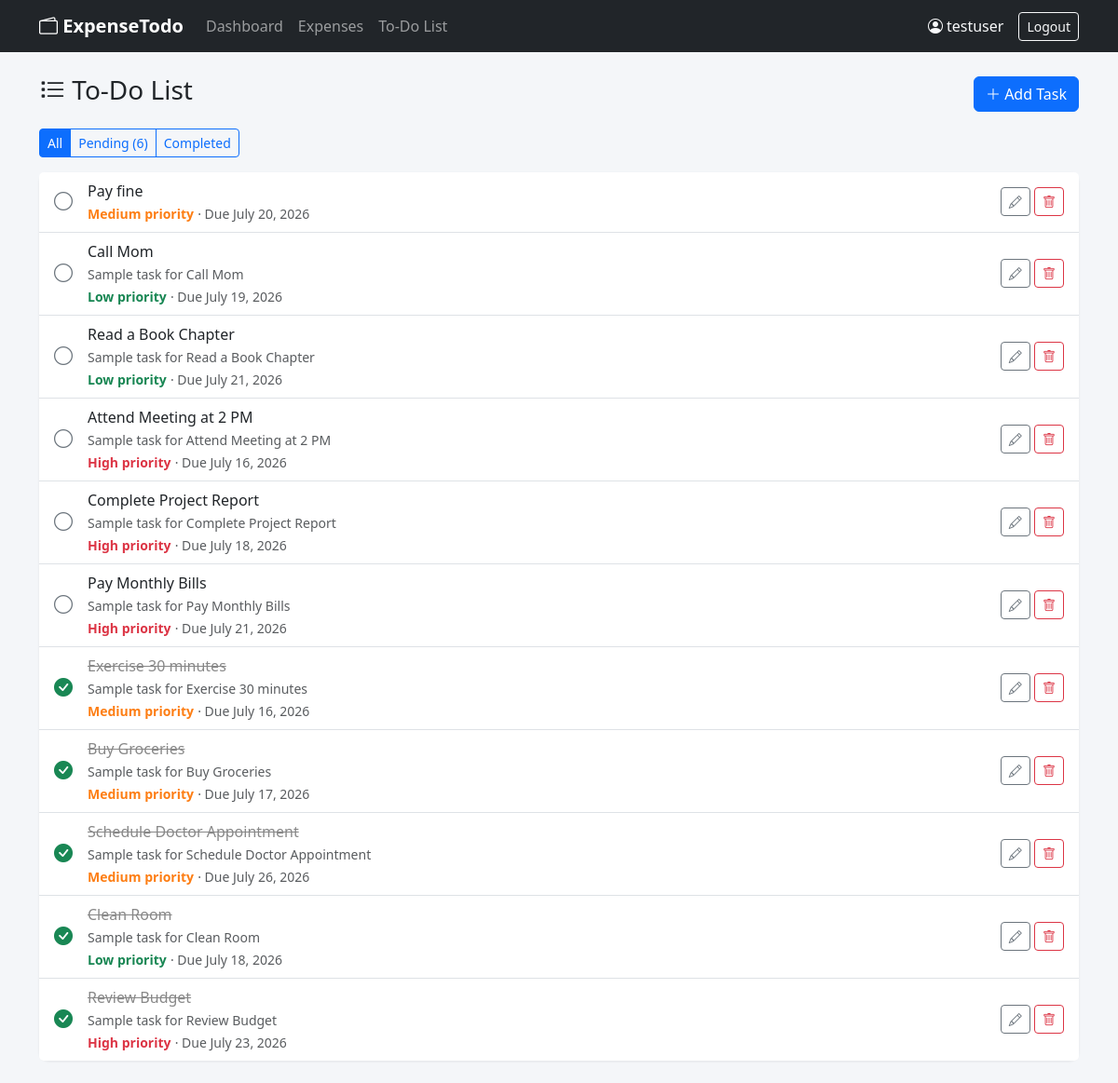
Screenshot of /todos/ (signed in) with the database file from the repository.
### todos/models.py (models this page shows, shortened)
class Todo(models.Model):
    PRIORITY_CHOICES = [
        ('Low', 'Low'),
        ('Medium', 'Medium'),
        ('High', 'High'),
    ]
    user = models.ForeignKey(User, on_delete=models.CASCADE, related_name='todos')
    title = models.CharField(max_length=150)
    description = models.TextField(blank=True)
    priority = models.CharField(max_length=10, choices=PRIORITY_CHOICES, default='Medium')
    due_date = models.DateField(null=True, blank=True)
    completed = models.BooleanField(default=False)
    created_at = models.DateTimeField(auto_now_add=True)
    class Meta:
        ordering = ['completed', '-priority', 'due_date']

### todos/views.py (the view)
# urls.py: path('', views.todo_list, name='todo_list'),
@login_required
def todo_list(request):
    todos = Todo.objects.filter(user=request.user)
    show = request.GET.get('show', 'all')
    if show == 'pending':
        todos = todos.filter(completed=False)
    elif show == 'completed':
        todos = todos.filter(completed=True)
    context = {
        'todos': todos,
        'show': show,
        'pending_count': Todo.objects.filter(user=request.user, completed=False).count(),
    }
    return render(request, 'todos/todo_list.html', context)

### templates/todos/todo_list.html (shortened to what this page needs)
{% extends 'base.html' %}
{% block content %}
<div class="d-flex justify-content-between align-items-center mb-3">
    <h3><i class="bi bi-list-task"></i> To-Do List</h3>
    <a href="{% url 'todo_create' %}" class="btn btn-primary"><i class="bi bi-plus-lg"></i> Add Task</a>
</div>
<div class="mb-3 btn-group">
    <a href="?show=all" class="btn btn-sm {% if show == 'all' %}btn-primary{% else %}btn-outline-primary{% endif %}">All</a>
    <a href="?show=pending" class="btn btn-sm {% if show == 'pending' %}btn-primary{% else %}btn-outline-primary{% endif %}">Pending ({{ pending_count }})</a>
    <a href="?show=completed" class="btn btn-sm {% if show == 'completed' %}btn-primary{% else %}btn-outline-primary{% endif %}">Completed</a>
</div>
<div class="card">
    <ul class="list-group list-group-flush">
        {% for todo in todos %}
        <li class="list-group-item d-flex justify-content-between align-items-center">
            <div class="d-flex align-items-center gap-3">
                <a href="{% url 'todo_toggle' todo.pk %}" class="text-decoration-none fs-5">
                    {% if todo.completed %}<i class="bi bi-check-circle-fill text-success"></i>{% else %}<i class="bi bi-circle text-secondary"></i>{% endif %}
                </a>
                <div>
                    <div class="{% if todo.completed %}completed-task{% endif %}">{{ todo.title }}</div>
                    {% if todo.description %}<small class="text-muted">{{ todo.description }}</small>{% endif %}
                    <div>
                        <span class="priority-{{ todo.priority }} small">{{ todo.priority }} priority</span>
                        {% if todo.due_date %}<span class="text-muted small"> · Due {{ todo.due_date }}</span>{% endif %}
                    </div>
                </div>
            </div>
            <div>
                <a href="{% url 'todo_update' todo.pk %}" class="btn btn-sm btn-outline-secondary"><i class="bi bi-pencil"></i></a>
                <a href="{% url 'todo_delete' todo.pk %}" class="btn btn-sm btn-outline-danger"><i class="bi bi-trash"></i></a>
            </div>
        </li>
        {% empty %}
        <li class="list-group-item text-center text-muted py-4">No tasks here. Add one!</li>
        {% endfor %}
    </ul>
</div>
{% endblock %}

### templates/base.html (shortened to what this page needs)
<!DOCTYPE html>
<html lang="en">
<head>
    <link href="https://cdn.jsdelivr.net/npm/bootstrap@5.3.3/dist/css/bootstrap.min.css" rel="stylesheet">
    <link href="https://cdn.jsdelivr.net/npm/bootstrap-icons@1.11.3/font/bootstrap-icons.css" rel="stylesheet">
</head>
<body>
{% if user.is_authenticated %}
<nav class="navbar navbar-expand-lg navbar-dark bg-dark">
    <div class="container">
        <a class="navbar-brand" href="{% url 'dashboard' %}"><i class="bi bi-wallet2"></i> ExpenseTodo</a>
        <div class="collapse navbar-collapse" id="navMenu">
            <ul class="navbar-nav me-auto">
                <li class="nav-item"><a class="nav-link" href="{% url 'dashboard' %}">Dashboard</a></li>
                <li class="nav-item"><a class="nav-link" href="{% url 'expense_list' %}">Expenses</a></li>
                <li class="nav-item"><a class="nav-link" href="{% url 'todo_list' %}">To-Do List</a></li>
            </ul>
            <ul class="navbar-nav">
                <li class="nav-item d-flex align-items-center me-3 text-light">
                    <i class="bi bi-person-circle me-1"></i> {{ user.username }}
                </li>
                <li class="nav-item">
                    <form method="post" action="{% url 'logout' %}" class="d-inline">
                        <button type="submit" class="btn btn-outline-light btn-sm">Logout</button>
                    </form>
                </li>
            </ul>
        </div>
    </div>
</nav>
{% endif %}
<div class="container my-4">
    {% block content %}{% endblock %}
</div>
</body>
</html>

### templates/base.html (style rules this page uses)
body { background-color: #f4f6f9; }
.navbar-brand { font-weight: 600; }
.card { border: none; box-shadow: 0 1px 3px rgba(0,0,0,0.08); border-radius: 10px; }
.priority-High { color: #dc3545; font-weight: 600; }
.priority-Medium { color: #fd7e14; font-weight: 600; }
.priority-Low { color: #198754; font-weight: 600; }
.completed-task { text-decoration: line-through; color: #888; }

### rows the page displays
Todo: completed False (drawn), title "Pay fine", priority "Medium", due_date "July 20, 2026"
Todo: completed False (drawn), title "Call Mom", description "Sample task for Call Mom", priority "Low", due_date "July 19, 2026"
Todo: completed False (drawn), title "Read a Book Chapter", description "Sample task for Read a Book Chapter", priority "Low", due_date "July 21, 2026"
Todo: completed False (drawn), title "Attend Meeting at 2 PM", description "Sample task for Attend Meeting at 2 PM", priority "High", due_date "July 16, 2026"
Todo: completed False (drawn), title "Complete Project Report", description "Sample task for Complete Project Report", priority "High", due_date "July 18, 2026"
Todo: completed False (drawn), title "Pay Monthly Bills", description "Sample task for Pay Monthly Bills", priority "High", due_date "July 21, 2026"
Todo: completed True (drawn), title "Exercise 30 minutes", description "Sample task for Exercise 30 minutes", priority "Medium", due_date "July 16, 2026"
Todo: completed True (drawn), title "Buy Groceries", description "Sample task for Buy Groceries", priority "Medium", due_date "July 17, 2026"
Todo: completed True (drawn), title "Schedule Doctor Appointment", description "Sample task for Schedule Doctor Appointment", priority "Medium", due_date "July 26, 2026"
Todo: completed True (drawn), title "Clean Room", description "Sample task for Clean Room", priority "Low", due_date "July 18, 2026"
Todo: completed True (drawn), title "Review Budget", description "Sample task for Review Budget", priority "High", due_date "July 23, 2026"

### other values shown
{{ user.username }} "testuser"
{{ pending_count }} "6"
